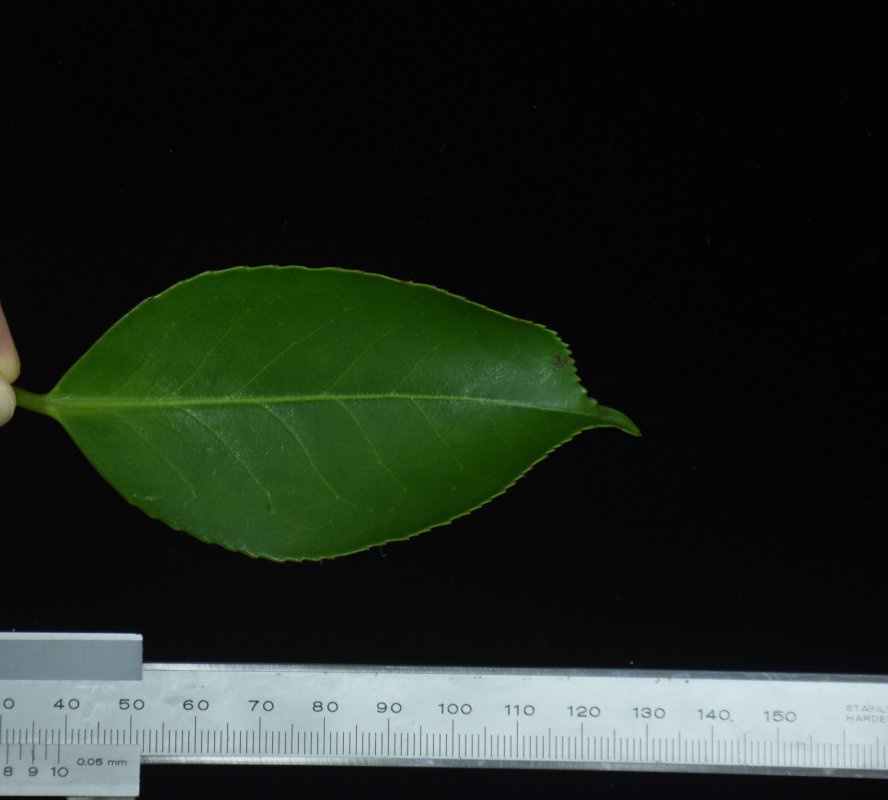
#> input picture area/images/g1.JPG, 4438 x 4000 px (shown at 1/5 size)
$ python -i detect.py   (imports and definitions only)
#> lines starting #> are read from the running program, lines starting #| are printed output that depends on the picture; after the words box and inside, x2 and y2 are one past the last pixel; in counts of white or black regions, pixels touching at a corner belong together
#!/usr/bin/env python3.11
# -*- coding: utf-8 -*-
"""Detect and extract leaves."""

import os
import sys

import cv2
import numpy as np


# [21 lines left out: functions main, args, not called in this run]

class Detect:
    """Detect and extract leaves.

    Extract fresh leaves, stained leaves, Fv/Fm value scale bar
    from an image, and detect each leaf size and tilt.

    Attributes:
        resize (:obj:`int`): Image size after resizing. Defaults to 1000.
        canny_thr1 (:obj:`int`): Canny threshold1. Defaults to 100.
        canny_thr2 (:obj:`int`): Canny threshold2. Defaults to 200.
        bin_thr (:obj:`float`): Threshold of binarization. Defaults to 60.
        bin_max (:obj:`float`): Max value of binarization. Defaults to 255.
        min_area (:obj:`int`): Minimun leaf area as a fraction of the
            image. Defaults to 100.
        hsv_min (:obj:`numpy.ndarray[int]`): Minimum HSV value of green.
            Defaults to [30, 50, 50].
        hsv_max (:obj:`numpy.ndarray[int]`): Maximum HSV value of green.
            Defaults to [90, 255, 200].
        blur (:obj:`tuple`): Kernel size of blur (width, height).
            Defaults to (5,5)
        ext (:obj:`str`): Resutl file extension. Defaults to '.png'
    """

    def __init__(self) -> None:
        self.__set_default()

    def __set_default(self) -> None:
        """Set default value to each parameter."""
        self.resize = 1000
        self.canny_thr1 = 100
        self.canny_thr2 = 200
        self.bin_thr = 60
        self.bin_max = 255
        self.min_area = 100
        self.hsv_min = np.array([30,50,50])
        self.hsv_max = np.array([90,255,200])
        self.blur = (5,5)
        self.ext = '.png'

    # [76 lines left out: functions set_param, __save, __resize, not called in this run]

    def __get_cnts(self, img: np.ndarray) -> list:
        """Find contours with an area larger than the set value.

        Args:
            img (:obj:`numpy.ndarray`): Input binary image.

        Returns:
            list: Contours with an area larger than the set value.
        """
        cnts, _ = cv2.findContours(img, cv2.RETR_EXTERNAL,
                                   cv2.CHAIN_APPROX_SIMPLE)
        height, width = img.shape[:2]
        min_area = height * width / self.min_area
        cnts_list = list(filter(lambda x: cv2.contourArea(x) > min_area, cnts))
        return cnts_list

    def __assess_noise(self, img: np.ndarray) -> int:
        """Assess noise of image.

        Args:
            img (:obj:`numpy.ndarray`): Input image.

        Returns:
            int: Number of noise.
        """
        img_canny = cv2.Canny(img, self.canny_thr1, self.canny_thr2)
        cnts, _ = cv2.findContours(img_canny, cv2.RETR_EXTERNAL, cv2.CHAIN_APPROX_SIMPLE)
        height, width = img.shape[:2]
        min_area = height * width / 1000
        cnts_list = list(filter(lambda x: cv2.contourArea(x) < min_area, cnts))
        return len(cnts_list)

    def __bin(self, img: np.ndarray) -> np.ndarray:
        """Binarization.

        Args:
            img (:obj:`numpy.ndarray`): Input gray scale image.

        Returns:
            numpy.ndarray: Binary image.
        """
        _, img_bin = cv2.threshold(img, self.bin_thr, self.bin_max,
                                   cv2.THRESH_BINARY)
        return img_bin

    # [12 lines left out: function __green_range, not called in this run]

    def extr_leaf(self, input_path: str, output_path: str = './') -> np.ndarray:
        try:
            img = self.__input_img(input_path)
        except (TypeError, ValueError) as e:
            raise
        #img = self.__resize(img)
        try:
            cnts_list = self.__best_hsv(img)
        except (ValueError) as e:
            raise
        for cnts in cnts_list:
            shape = self.__shape_leaf(img, cnts)
            if shape is not None:
                break
        if shape is None:
            raise ValueError('No contours were detected.')
        main_obj = self.__main_obj(img, [shape])
        res_img = img.copy()
        cv2.drawContours(res_img, [main_obj], -1, (0,0,255), 3)
        #self.__save(res_img, 'leaf-cnts', outdir=output_path)
        img = self.__extr(img, main_obj)
        return img, main_obj

    # [17 lines left out: function extr_green, not called in this run]

    def __extr(self, img, cnts):
        mask = np.zeros(img.shape, np.uint8)
        cv2.drawContours(mask, [cnts], 0, (255, 255, 255), -1)
        result = cv2.bitwise_and(img, mask)
        return result

    def __input_img(self, path: str) -> np.ndarray:
#> called with path = 'images/g1.JPG'
        if os.path.isfile(path):
            img = cv2.imread(path)
#> img is the input picture: shape (4000, 4438, 3); mean B, G, R 33.8, 42.3, 33.2
            if not isinstance(img, np.ndarray):
                raise TypeError(f'\'{path}\' is not an image file')
            else:
                self.img_name = os.path.splitext(os.path.basename(path))[0]
                return img
        else:
            raise ValueError(f'Cannot access \'{path}\': No such file or directory')

    def __shape_leaf(self, img: np.ndarray, cnts: np.ndarray):
        shape_list = []
        for cnt in cnts:
            diff_approx = self.__approx_ellipse(img, cnt)
            if diff_approx:
                shape_list.append([diff_approx, cnt])
        shape_list.sort(key=lambda x: x[0])
        if len(shape_list) > 0:
            return shape_list[0][1]

    def __approx_ellipse(self, img: np.ndarray, cnts: np.ndarray):
        h, w = img.shape[:2]
        img_ellipse = np.zeros(img.shape[:3], np.uint8)
        img_cnts = img_ellipse.copy()
        ellipse = cv2.fitEllipse(cnts)
        x, y = ellipse[0]
        elp_h, elp_w = ellipse[1]
        cv2.ellipse(img_ellipse, ellipse, (255,255,255), -1)
        cv2.drawContours(img_cnts, [cnts], -1, (255,255,255), -1)
        img_and = cv2.bitwise_and(img_ellipse, img_cnts)
        img_xor = cv2.bitwise_xor(img_and, img_ellipse)
        xor_area = np.sum(img_xor) / 255 / 3
        elp_area = np.sum(img_ellipse) / 255 / 3
        # Whether the ellipse extends beyond the image or not.
        if ((np.abs(h / 2 - y) + (elp_h / 2)) < (h / 2 * 1.05)) and \
           ((np.abs(w / 2 - x) + (elp_w / 2)) < (w / 2 * 1.05)):
            # How far away from the ellipse.
            if (xor_area / elp_area) < 0.2:
                return xor_area
        else:
            return False

    def __main_obj(self, img: np.ndarray, cnts: np.ndarray) -> np.ndarray:
        h, w = img.shape[:2]
        center = (int(w /2), int(h / 2))
        main_obj = None
        obj_list = []
        for cnt in cnts:
            dist = cv2.pointPolygonTest(cnt, center, True)
            obj_list.append([dist, cnt])
            if dist >= 0:
                main_obj = cnt
        if main_obj is None:
            obj_list.sort(key=lambda x: x[0], reverse=True)
            main_obj = obj_list[0][1]
        return main_obj

    # [11 lines left out: function __green_ratio, not called in this run]

    def __best_hsv(self, img: np.ndarray) -> list:
        """Sort H, S, and V in order of decreasing noise

        Args:
            img (:obj:`numpy.ndarray`): Input color image.

        Returns:
            list: List of contours sorted in order of decreasing noise.
        """
        img_hsv = cv2.cvtColor(img, cv2.COLOR_BGR2HSV)
#> img_hsv: shape (4000, 4438, 3); mean H, S, V 43.8, 50.3, 43.4
        hsv = cv2.split(img_hsv)
        best = []
        h, w = img.shape[:2]
#> h = 4000; w = 4438
        area = h * w
#> area = 17752000
        for image in hsv:
            bin = self.__bin(image)
            white = np.sum(bin) / 255
            black = area - white
            if (white / area) > 0.98 or (black / area) > 0.98:
                continue
            cnts = self.__get_cnts(bin)
            noise = self.__assess_noise(image)
            if len(cnts) > 0:
                best.append([noise, cnts])
#> this loop made 3 passes
#> (white, black, noise) on passes 1 to 3: (5890955, 11861045, 2270), (4907331, 12844669, 3820), (5136198, 12615802, 437)
#> pass 1, in __bin, `_, img_bin = cv2.threshold(img, self.bin_thr, self.bin_max, cv2.THRESH..`:
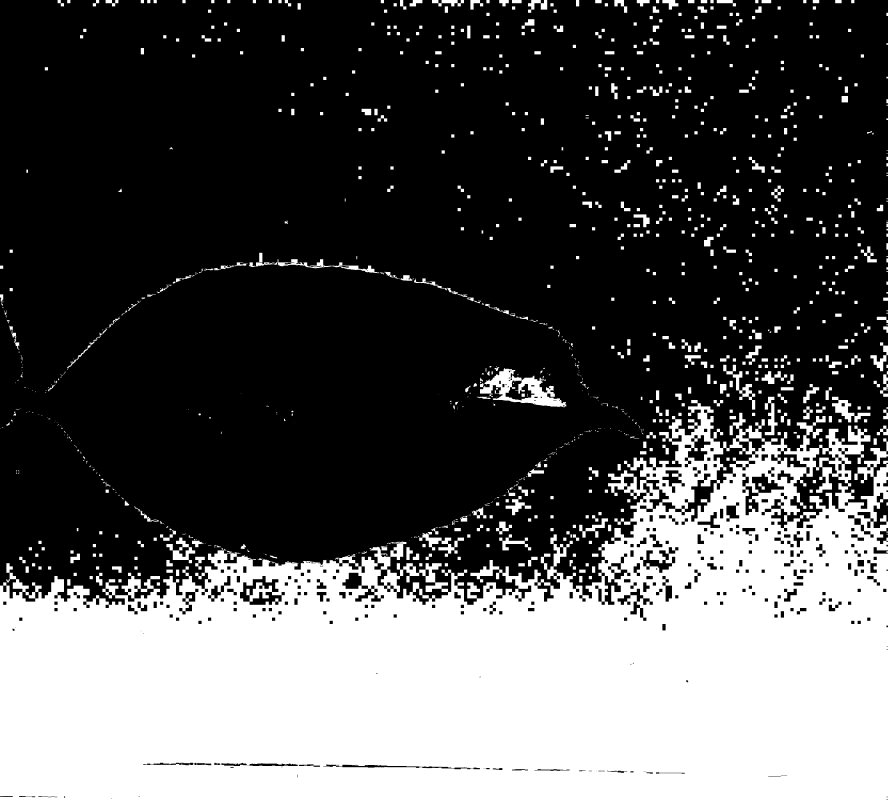
#> img_bin: shape (4000, 4438) (shown at 1/5 size); 33.2% white; 1160 white regions (248 under 20 px), largest, box (x1, y1, x2, y2) and area: (0, 2000, 4438, 4000) 5487232, (2400, 1841, 2832, 2036) 31783, (4160, 1984, 4352, 2112) 8192
#> pass 1, in __assess_noise, `img_canny = cv2.Canny(img, self.canny_thr1, self.canny_thr2)`:
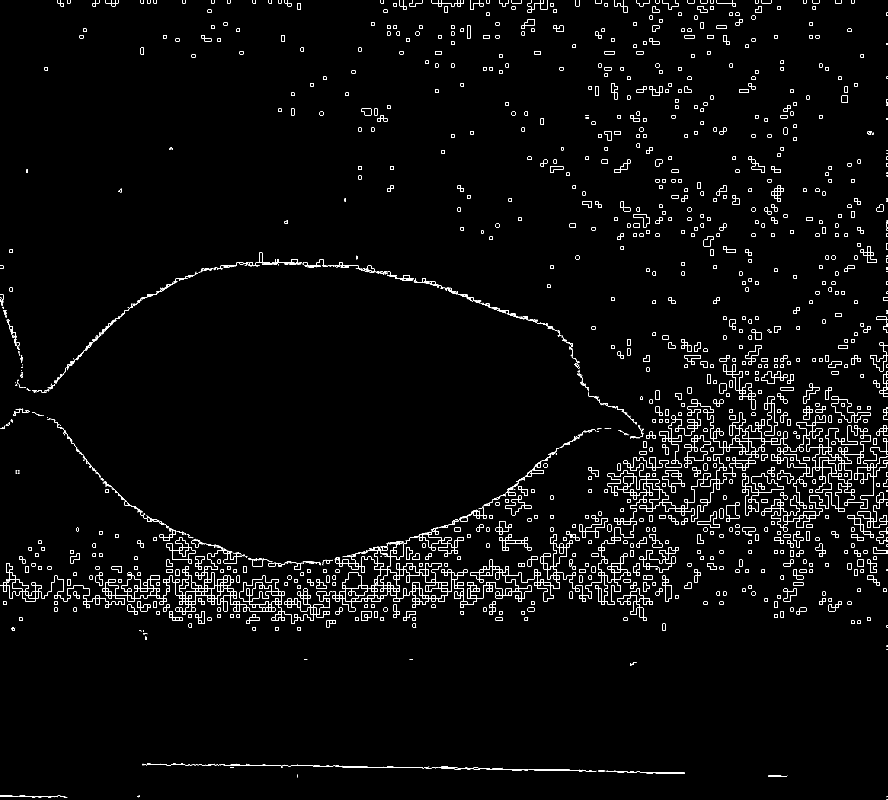
#> img_canny: shape (4000, 4438) (shown at 1/5 size); 0.95% white in thin lines or dots
#> pass 2, in __bin (call 2), `_, img_bin = cv2.threshold(img, self.bin_thr, self.bin_max, cv2.THRESH..`:
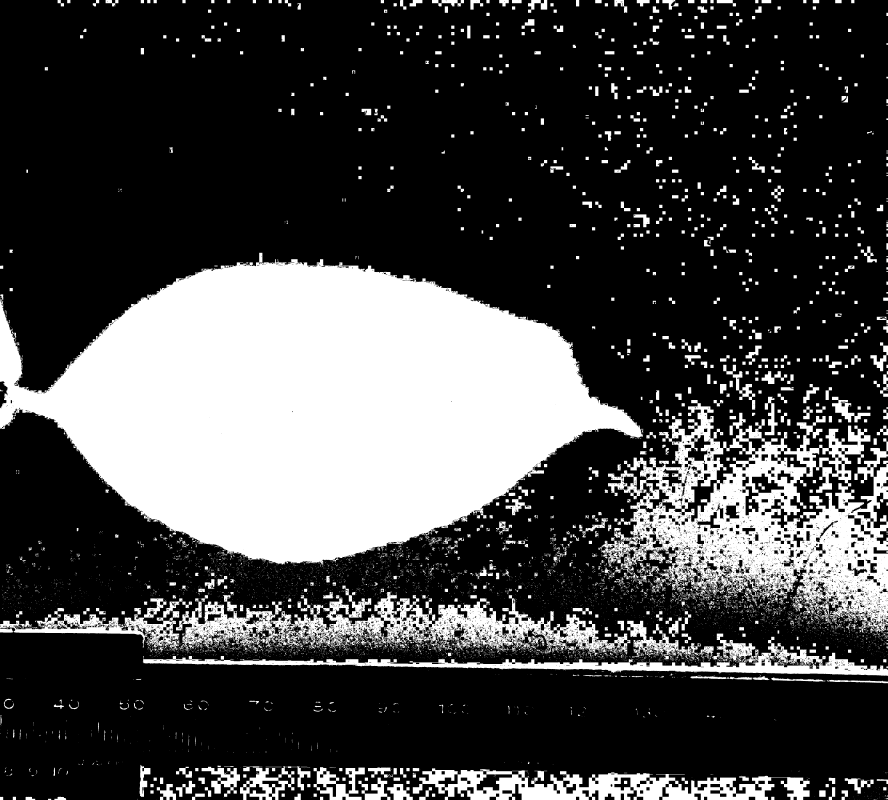
#> img_bin: shape (4000, 4438) (shown at 1/5 size); 27.6% white; 10009 white regions (8244 under 20 px), largest, box (x1, y1, x2, y2) and area: (0, 1264, 3214, 2825) 3049596, (3003, 2000, 4438, 3164) 691373, (880, 2956, 3086, 3280) 236946
#> after the loop:
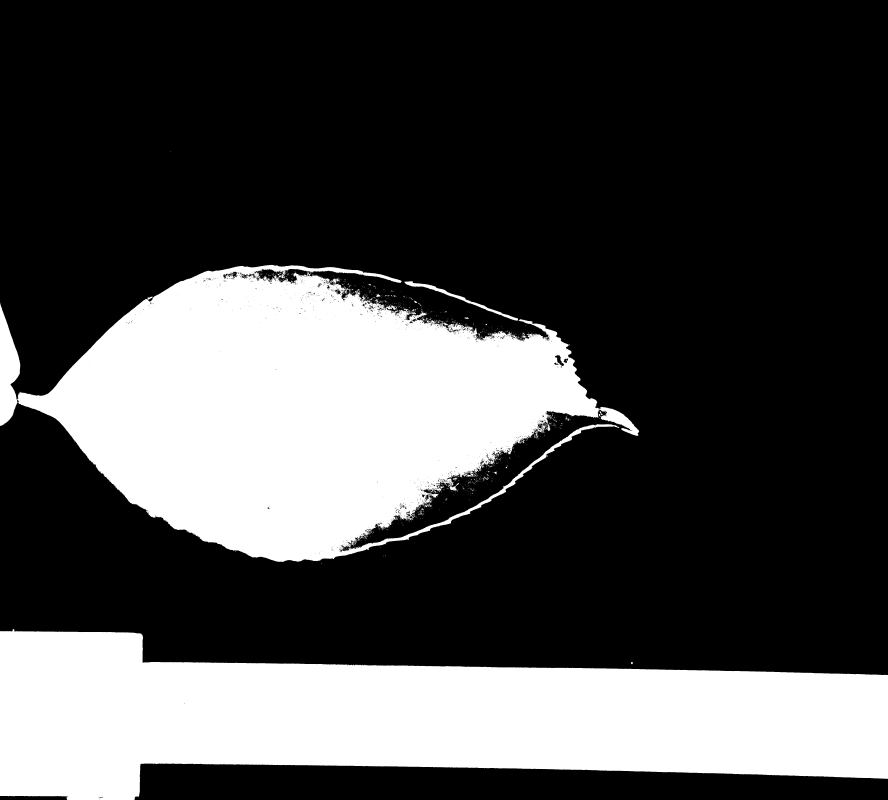
#> bin: shape (4000, 4438) (shown at 1/5 size); 28.9% white; 1382 white regions (1289 under 20 px), largest, box (x1, y1, x2, y2) and area: (0, 1324, 3196, 2810) 2630283, (0, 3146, 4438, 4000) 2488158, (2018, 1406, 2590, 1603) 8593
#> after the loop, best = 3 items
        if len(best):
            best.sort(key=lambda x: x[0])
            result = [r[1] for r in best]
#> result = 3 items
            return result
        else:
            raise ValueError('No object was detected.')


# [3 lines not run here, left out]

>>> result = Detect().extr_leaf('images/g1.JPG')
#> the loop in extr_leaf, `for cnts in cnts_list:` made 1 pass
#> pass 1, in __approx_ellipse (call 2), `img_xor = cv2.bitwise_xor(img_and, img_ellipse)`:
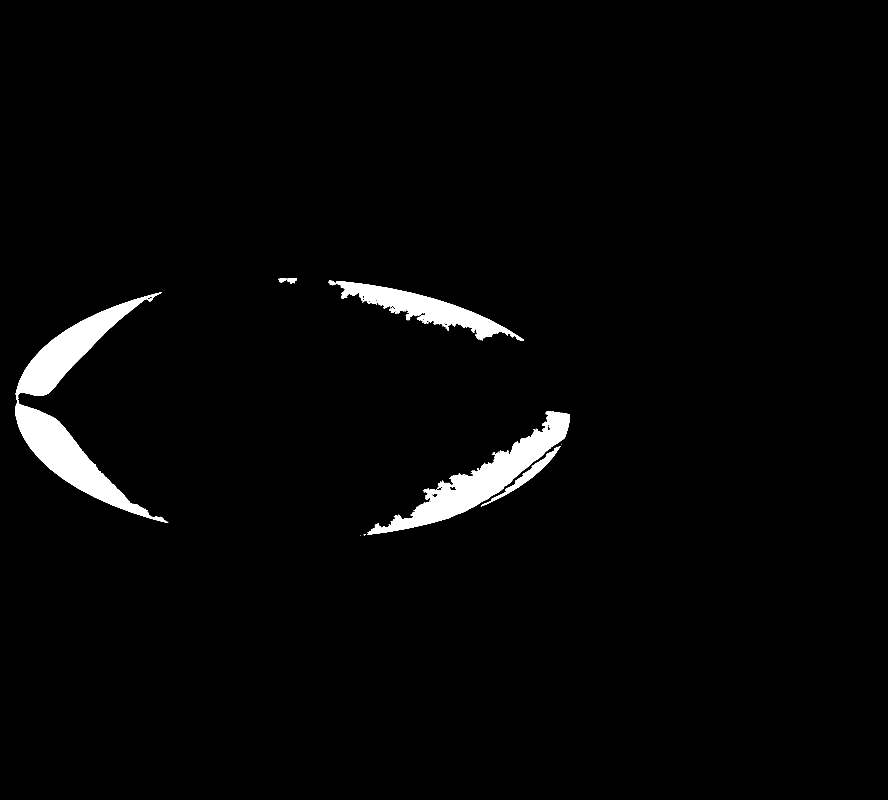
#> img_xor: shape (4000, 4438, 3) (shown at 1/5 size); 2.4% white; 13 white regions (5 under 20 px), largest, box (x1, y1, x2, y2) and area: (1838, 2055, 2850, 2673) 129948, (75, 2000, 841, 2615) 109032, (79, 1462, 808, 1999) 93151
#> the loop in __main_obj, `for cnt in cnts:` made 1 pass
#> dist on pass 1: 348.6
#> after the loop in __main_obj, `for cnt in cnts:`: obj_list = 1 item
#> in extr_leaf, `main_obj = self.__main_obj(img, [shape])`: main_obj = contour of 12500 points, box (x1, y1, x2, y2) (0, 1324, 3196, 2810), area 2639037
#> in __extr, `cv2.drawContours(mask, [cnts], 0, (255, 255, 255), -1)`: mask: shape (4000, 4438, 3); 14.9% white; 1 white region, box (x1, y1, x2, y2) and area: (0, 1324, 3196, 2810) 2649528
#> in __extr, `result = cv2.bitwise_and(img, mask)`:
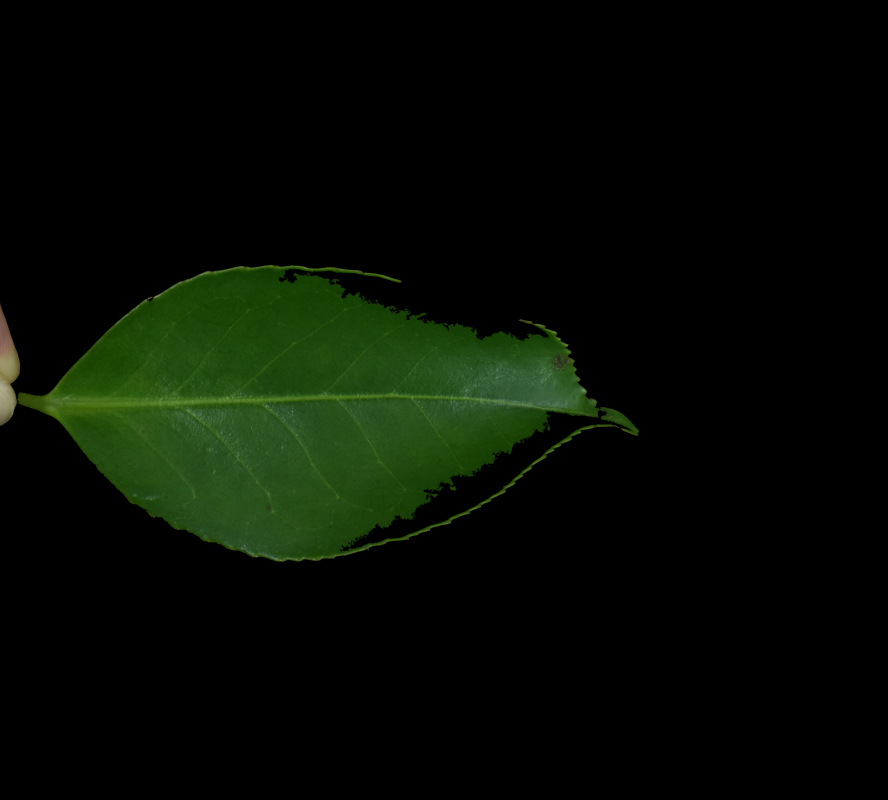
#> result: shape (4000, 4438, 3) (shown at 1/5 size); mean B, G, R 3.2, 11.8, 5.9
